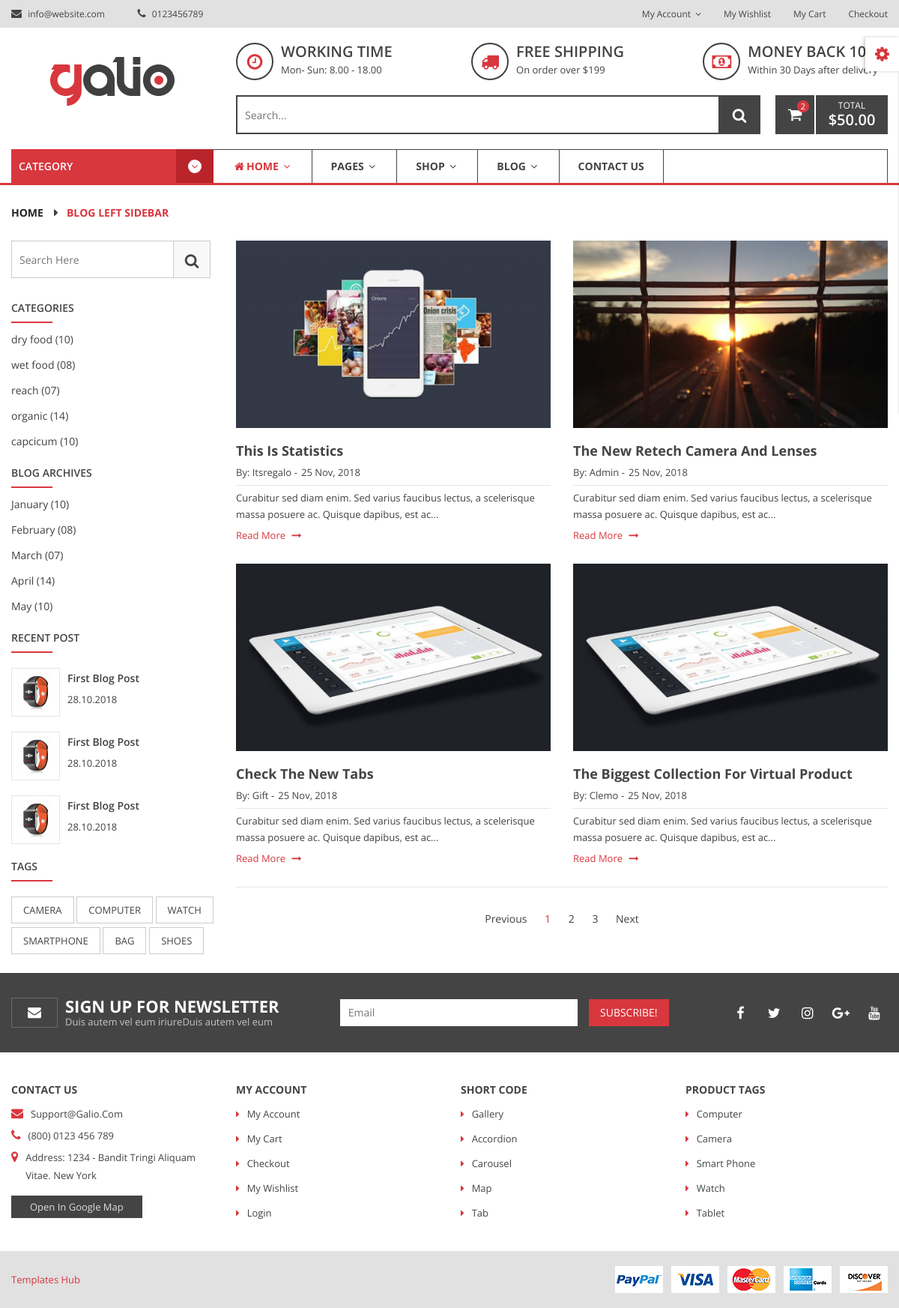
Screenshot of /blog/ with the database file from the repository.
### blog/models.py (models this page shows, shortened)
class Blog(models.Model):
    title = models.CharField(max_length=255)
    category = models.ForeignKey(BlogCategory, on_delete=models.CASCADE)
    author = models.ForeignKey(User, on_delete=models.CASCADE)
    content = HTMLField()
    image = models.ImageField(upload_to='images/blog/')
    image_thumbnail = ImageSpecField(source='image',
                                     processors=[ResizeToFill(1024,610)],
                                     format='jpeg',
                                     options={'quality':100})
    added_date = models.DateTimeField(auto_now_add=True)
    is_published = models.BooleanField(default=False)
    pub_date = models.DateTimeField(blank=True, null=True)
    slug = models.SlugField(blank=True)

### User/models.py (models this page shows)
class CustomUser(AbstractUser):
    is_superuser = models.BooleanField(default=False)
    is_staff = models.BooleanField(default=False)
    is_merchant = models.BooleanField(default=False)
    is_customer = models.BooleanField(default=True)

### blog/views.py (the view)
# urls.py: path('', BlogView, name="blog"),
def BlogView(request, *args, **kwargs):
    blogs = Blog.objects.filter(is_published=True).order_by('pub_date')
    context = {
        'blogs':blogs,
        'recent':Blog.objects.filter(is_published=True).order_by("-added_date")[:3],
        "popular_brands": PopularBrand.objects.all()
    }
    return render(request, 'blog/blog.html', context)

### frontend/templates/blog/blog.html (shortened to what this page needs)
{% extends 'base.html' %}
{% load static %}
{% block body %}
        <div class="breadcrumb-area">
            <div class="container">
                <div class="row">
                    <div class="col-12">
                        <div class="breadcrumb-wrap">
                            <nav aria-label="breadcrumb">
                                <ul class="breadcrumb">
                                    <li class="breadcrumb-item"><a href="index.html">Home</a></li>
                                    <li class="breadcrumb-item active" aria-current="page">blog left sidebar</li>
                                </ul>
                            </nav>
                        </div>
                    </div>
                </div>
            </div>
        </div>
        <div class="blog-main-wrapper">
            <div class="container">
                <div class="row">
                    <div class="col-lg-3 order-2 order-lg-1">
                        <div class="blog-sidebar-wrapper">
                            <div class="blog-sidebar mb-30">
                                <div class="sidebar-serch-form">
                                    <form action="#">
                                        <input type="text" class="search-field" placeholder="search here">
                                        <button type="submit" class="search-btn"><i class="fa fa-search"></i></button>
                                    </form>
                                </div>
                            </div>
                            <div class="blog-sidebar mb-20">
                                <h4 class="title mb-20">categories</h4>
                                <ul class="blog-archive">
                                    <li><a href="#">dry food (10)</a></li>
                                    <li><a href="#">wet food (08)</a></li>
                                    <li><a href="#">reach (07)</a></li>
                                    <li><a href="#">organic (14)</a></li>
                                    <li><a href="#">capcicum (10)</a></li>
                                </ul>
                            </div>
                            <div class="blog-sidebar mb-20">
                                <h4 class="title mb-20">Blog Archives</h4>
                                <ul class="blog-archive">
                                    <li><a href="#">January (10)</a></li>
                                    <li><a href="#">February (08)</a></li>
                                    <li><a href="#">March (07)</a></li>
                                    <li><a href="#">April (14)</a></li>
                                    <li><a href="#">May (10)</a></li>
                                </ul>
                            </div>
                            <div class="blog-sidebar mb-20">
                                <h4 class="title mb-30">recent post</h4>
                                {% for blog in recent %}
                                <div class="recent-post mb-20">
                                    <div class="recent-post-thumb">
                                        <a href="{% url 'blog:blog-detail' blog.slug blog.pk %}">
                                            <img src="{% static 'assets/img/product/product-img1.jpg' %}" alt="">
                                        </a>
                                    </div>
                                    <div class="recent-post-des">
                                        <span><a href="{% url 'blog:blog-detail' blog.slug blog.pk %}">first blog post</a></span>
                                        <span class="post-date">28.10.2018</span>
                                    </div>
                                </div>
                                {% endfor %}
                            </div>
                            <div class="blog-sidebar mb-20">
                                <h4 class="title mb-30">Tags</h4>
                                <ul class="blog-tags">
                                    <li><a href="#">camera</a></li>
                                    <li><a href="#">computer</a></li>
                                    <li><a href="#">watch</a></li>
                                    <li><a href="#">smartphone</a></li>
                                    <li><a href="#">bag</a></li>
                                    <li><a href="#">shoes</a></li>
                                </ul>
                            </div>
                        </div>
                    </div>
                    <div class="col-lg-9 order-1 order-lg-2">
                        <div class="blog-wrapper-inner">
                            <div class="row">
                                {% for blog in blogs %}
                                <div class="col-lg-6 col-md-6">
                                    <div class="blog-item mb-26">
                                        <div class="blog-thumb img-full fix">
                                            <a href="{% url 'blog:blog-detail' blog.slug blog.pk %}">
                                                <img src="{{ blog.image_thumbnail.url }}" alt="">
                                            </a>
                                        </div>
                                        <div class="blog-content">
                                            <h3><a href="{% url 'blog:blog-detail' blog.slug blog.pk %}">{{ blog.title }}</a></h3>
                                            <div class="blog-meta">
                                                <span class="posted-author">by: {{blog.author}}</span>
                                                <span class="post-date">25 Nov, 2018</span>
                                            </div>
                                            <p>Curabitur sed diam enim. Sed varius faucibus lectus, a scelerisque massa posuere ac. Quisque dapibus, est ac...</p>
                                        </div>
                                        <a href="{% url 'blog:blog-detail' blog.slug blog.pk %}">read more <i class="fa fa-long-arrow-right"></i></a>
                                    </div>
                                </div>
                                {% endfor %}
                            </div>
                        </div>
                        <div class="paginatoin-area text-center pt-30 pb-30">
                            <div class="row">
                                <div class="col-12">
                                    <ul class="pagination-box">
                                        <li><a class="Previous" href="#">Previous</a></li>
                                        <li class="active"><a href="#">1</a></li>
                                        <li><a href="#">2</a></li>
                                        <li><a href="#">3</a></li>
                                        <li><a class="Next" href="#"> Next </a></li>
                                    </ul>
                                </div>
                            </div>
                        </div>
                    </div>
                </div>
            </div>
        </div>
{% endblock body %}

### rows the page displays
Blog: image_thumbnail (picture), title "The New Retech Camera And Lenses", author "Admin"
Blog: image_thumbnail (picture), title "This Is Statistics", author "Itsregalo"
Blog: image_thumbnail (picture), title "Check The New Tabs", author "Gift"
Blog: image_thumbnail (picture), title "The Biggest Collection For Virtual Product", author "Clemo"
